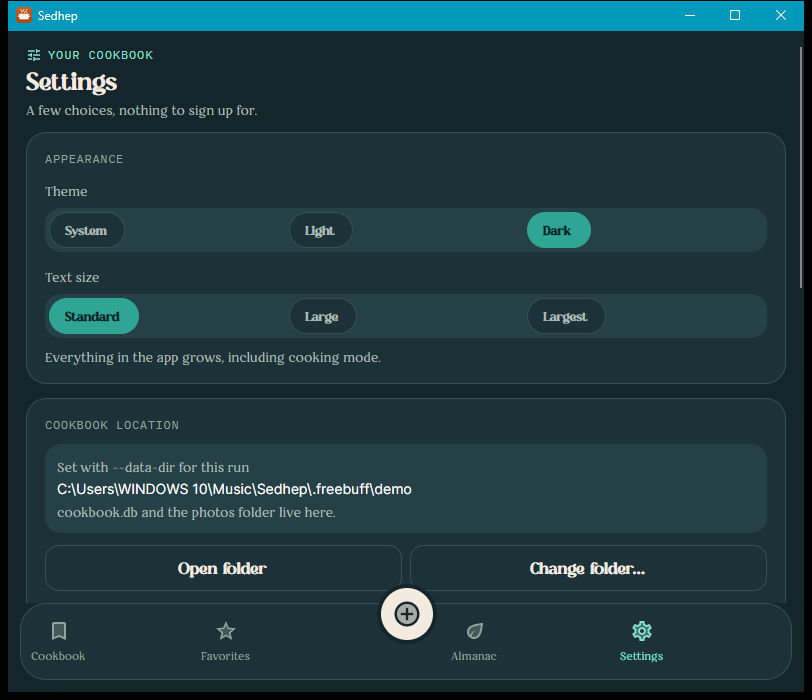
#> input picture .freebuff/raw.png, 812 x 700 px
$ python shot.py raw.png check-cards.png
#> lines starting #> are read from the running program, lines starting #| are printed output that depends on the picture
"""Crop a window screenshot to the app's client area (the size the README uses)."""
import sys
from PIL import Image

source, target = sys.argv[1], sys.argv[2]
image = Image.open(source)
#> image is the input picture: PIL image 812x700 RGBA; mean R, G, B, A 30.1, 57.5, 63.8, 255
image.crop((4, 32, image.width - 4, image.height - 8)).save(target)
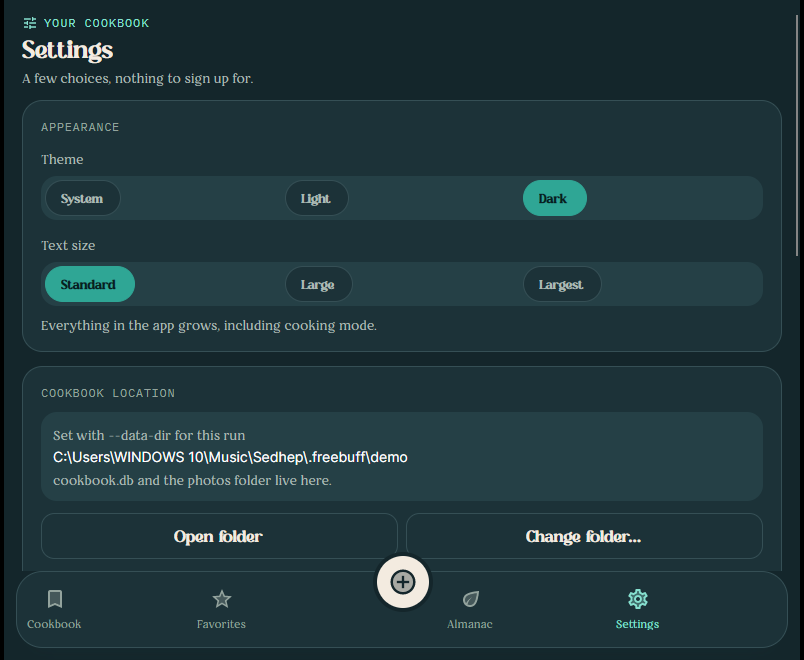
#> saved as check-cards.png: PIL image 804x660 RGBA; mean R, G, B, A 32, 54.6, 59.8, 255
print(target, Image.open(target).size)

$ run again, on .freebuff/check-cards2.png
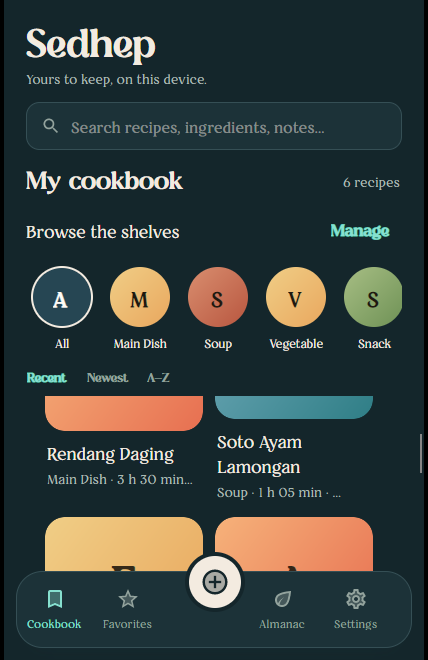
#> input picture .freebuff/check-cards2.png, 428 x 660 px
#> image is the input picture: PIL image 428x660 RGBA; mean R, G, B, A 53.6, 62.9, 60.5, 255
#> `image.crop((4, 32, image.width - 4, image.height - 8)).save(target)`:
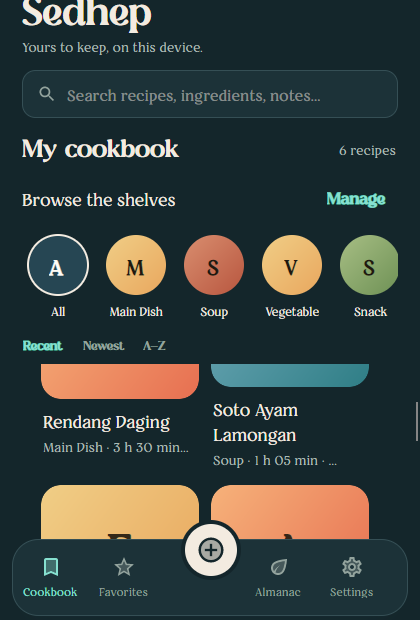
#> saved as check-cards2.png: PIL image 420x620 RGBA; mean R, G, B, A 56.8, 65.7, 62.8, 255
